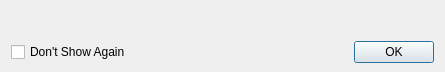
<?xml version="1.0" encoding="UTF-8"?>
<ui version="4.0">
 <class>Dialog</class>
 <widget class="QDialog" name="Dialog">
  <property name="geometry">
   <rect>
    <x>0</x>
    <y>0</y>
    <width>445</width>
    <height>72</height>
   </rect>
  </property>
  <property name="sizePolicy">
   <sizepolicy hsizetype="MinimumExpanding" vsizetype="MinimumExpanding">
    <horstretch>0</horstretch>
    <verstretch>0</verstretch>
   </sizepolicy>
  </property>
  <property name="windowTitle">
   <string/>
  </property>
  <layout class="QFormLayout" name="formLayout">
   <property name="bottomMargin">
    <number>9</number>
   </property>
   <item row="0" column="0" colspan="2">
    <layout class="QGridLayout" name="gridLayout">
     <item row="1" column="0">
      <widget class="QCheckBox" name="chkDontShow">
       <property name="text">
        <string>Don't Show Again</string>
       </property>
      </widget>
     </item>
     <item row="1" column="1">
      <widget class="QDialogButtonBox" name="buttonBox">
       <property name="orientation">
        <enum>Qt::Horizontal</enum>
       </property>
       <property name="standardButtons">
        <set>QDialogButtonBox::Ok</set>
       </property>
      </widget>
     </item>
     <item row="0" column="0" colspan="2">
      <widget class="QLabel" name="lblText">
       <property name="sizePolicy">
        <sizepolicy hsizetype="Preferred" vsizetype="MinimumExpanding">
         <horstretch>0</horstretch>
         <verstretch>0</verstretch>
        </sizepolicy>
       </property>
       <property name="font">
        <font>
         <family>MS Shell Dlg 2</family>
         <weight>50</weight>
         <bold>false</bold>
        </font>
       </property>
       <property name="wordWrap">
        <bool>true</bool>
       </property>
       <property name="margin">
        <number>5</number>
       </property>
       <property name="openExternalLinks">
        <bool>true</bool>
       </property>
      </widget>
     </item>
    </layout>
   </item>
  </layout>
 </widget>
 <resources/>
 <connections>
  <connection>
   <sender>buttonBox</sender>
   <signal>accepted()</signal>
   <receiver>Dialog</receiver>
   <slot>accept()</slot>
   <hints>
    <hint type="sourcelabel">
     <x>248</x>
     <y>254</y>
    </hint>
    <hint type="destinationlabel">
     <x>157</x>
     <y>274</y>
    </hint>
   </hints>
  </connection>
  <connection>
   <sender>buttonBox</sender>
   <signal>rejected()</signal>
   <receiver>Dialog</receiver>
   <slot>reject()</slot>
   <hints>
    <hint type="sourcelabel">
     <x>316</x>
     <y>260</y>
    </hint>
    <hint type="destinationlabel">
     <x>286</x>
     <y>274</y>
    </hint>
   </hints>
  </connection>
 </connections>
</ui>
